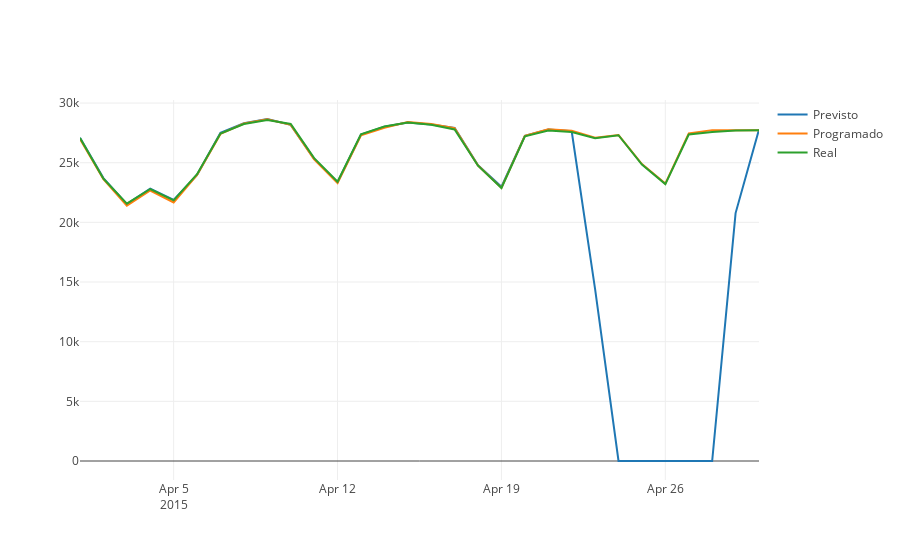

Write notebook code for a chart like this one.
### Code cell
def demandaHistoricoDiario(df: DataFrame, año: Int, mes: Int): Unit = {
  val dfFiltrado = df.filter(year(col("Fecha")) === año && month(col("Fecha")) === mes)
  
  val dfPromedioDiario = dfFiltrado
    .groupBy(date_format(col("Fecha"), "yyyy-MM-dd").as("Día"))
    .agg(
      avg("Valor_previsto").as("Valor_previsto_avg_día"),
      avg("Valor_programado").as("Valor_programado_avg_día"),
      avg("Valor_real").as("Valor_real_avg_día")
    )
    .orderBy(col("Día"))

  val seqValorPrevisto = dfPromedioDiario.select("Valor_previsto_avg_día").as[Double].collect.toSeq
  val seqValorProgramado = dfPromedioDiario.select("Valor_programado_avg_día").as[Double].collect.toSeq
  val seqValorReal = dfPromedioDiario.select("Valor_real_avg_día").as[Double].collect.toSeq
  val seqDías = dfPromedioDiario.select("Día").as[String].collect.toSeq

  val tracePrevisto = Scatter(seqDías, seqValorPrevisto, name = "Previsto")
  val traceProgramado = Scatter(seqDías, seqValorProgramado, name = "Programado")
  val traceReal = Scatter(seqDías, seqValorReal, name = "Real")
     
  val data = Seq(tracePrevisto, traceProgramado, traceReal)
  plot(data)
}

// Ejemplo de uso para el mes de enero de 2015
demandaHistoricoDiario(dfDemandaTiempoReal, 2015, 4)

### Figure 1 — Plotly figure (JSON) as saved in the notebook; plotly's stock layout.template omitted (floating-point values rounded to 4 significant figures)
{"data": [{"name": "Previsto", "type": "scatter", "x": ["2015-04-01", "2015-04-02", "2015-04-03", "2015-04-04", "2015-04-05", "2015-04-06", "2015-04-07", "2015-04-08", "2015-04-09", "2015-04-10", "2015-04-11", "2015-04-12", "2015-04-13", "2015-04-14", "2015-04-15", "2015-04-16", "2015-04-17", "2015-04-18", "2015-04-19", "2015-04-20", "2015-04-21", "2015-04-22", "2015-04-23", "2015-04-24", "2015-04-25", "2015-04-26", "2015-04-27", "2015-04-28", "2015-04-29", "2015-04-30"], "y": [27100.0, 23710.0, 21520.0, 22830.0, 21890.0, 23980.0, 27510.0, 28320.0, 28660.0, 28180.0, 25320.0, 23360.0, 27360.0, 28010.0, 28360.0, 28190.0, 27920.0, 24780.0, 22990.0, 27250.0, 27770.0, 27640.0, 14410.0, 0, 0, 0, 0, 0, 20780.0, 27780.0]}, {"name": "Programado", "type": "scatter", "x": ["2015-04-01", "2015-04-02", "2015-04-03", "2015-04-04", "2015-04-05", "2015-04-06", "2015-04-07", "2015-04-08", "2015-04-09", "2015-04-10", "2015-04-11", "2015-04-12", "2015-04-13", "2015-04-14", "2015-04-15", "2015-04-16", "2015-04-17", "2015-04-18", "2015-04-19", "2015-04-20", "2015-04-21", "2015-04-22", "2015-04-23", "2015-04-24", "2015-04-25", "2015-04-26", "2015-04-27", "2015-04-28", "2015-04-29", "2015-04-30"], "y": [27000.0, 23610.0, 21390.0, 22670.0, 21670.0, 23970.0, 27410.0, 28290.0, 28640.0, 28170.0, 25290.0, 23290.0, 27300.0, 27940.0, 28420.0, 28250.0, 27900.0, 24760.0, 22890.0, 27250.0, 27810.0, 27680.0, 27090.0, 27320.0, 24880.0, 23250.0, 27460.0, 27730.0, 27720.0, 27730.0]}, {"name": "Real", "type": "scatter", "x": ["2015-04-01", "2015-04-02", "2015-04-03", "2015-04-04", "2015-04-05", "2015-04-06", "2015-04-07", "2015-04-08", "2015-04-09", "2015-04-10", "2015-04-11", "2015-04-12", "2015-04-13", "2015-04-14", "2015-04-15", "2015-04-16", "2015-04-17", "2015-04-18", "2015-04-19", "2015-04-20", "2015-04-21", "2015-04-22", "2015-04-23", "2015-04-24", "2015-04-25", "2015-04-26", "2015-04-27", "2015-04-28", "2015-04-29", "2015-04-30"], "y": [27070.0, 23660.0, 21560.0, 22800.0, 21850.0, 24040.0, 27440.0, 28240.0, 28580.0, 28250.0, 25380.0, 23400.0, 27370.0, 28040.0, 28360.0, 28180.0, 27790.0, 24750.0, 22880.0, 27210.0, 27700.0, 27580.0, 27040.0, 27300.0, 24850.0, 23210.0, 27360.0, 27560.0, 27700.0, 27730.0]}], "layout": {"autosize": true, "xaxis": {"autorange": true, "range": ["2015-04-01", "2015-04-30"], "type": "date"}, "yaxis": {"autorange": true, "range": [-1592.0, 30260.0], "type": "linear"}}}
